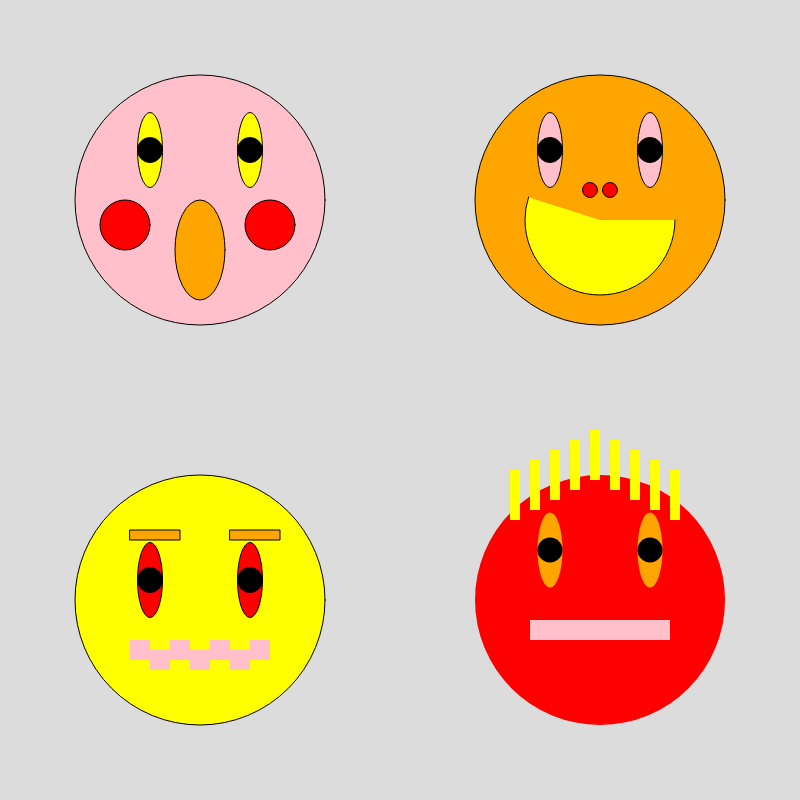
Frame 1 (no input)
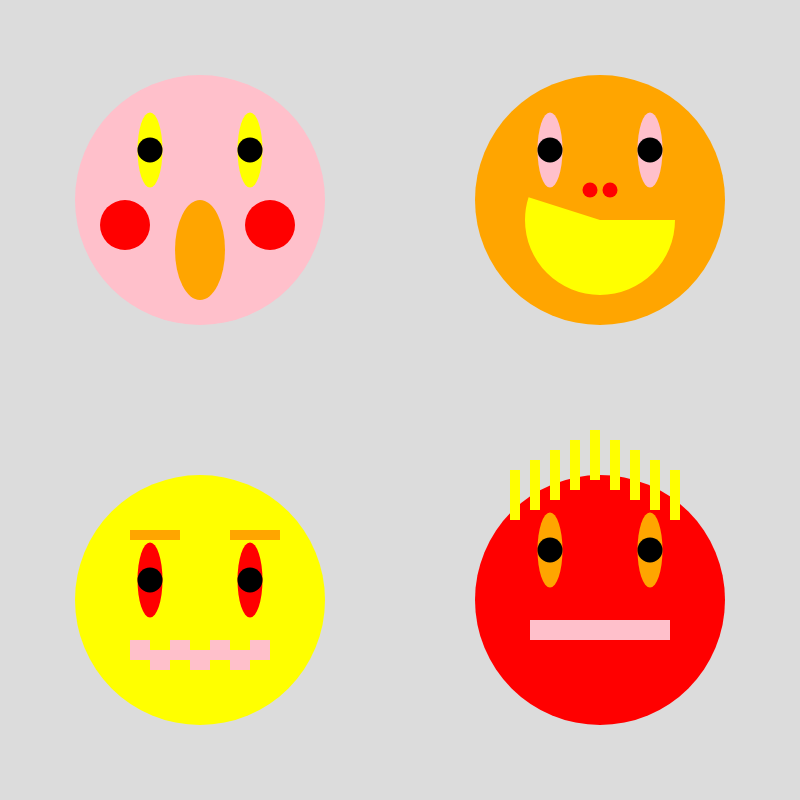
Frame 60 (no input)
Frame 120 (the mouse pressed at the canvas centre since frame 60): identical to frame 60, image omitted

The p5.js sketch that drew these frames (run headless with seeded random() and noise() and a simulated clock; from frame 60 on, the mouse is pressed at the canvas centre):

// p5.js sketch
// ── sketch.js
function setup() {
  createCanvas(800, 800);
}

function draw() {
  background(220);

//face1
//base face
  fill("pink");
  ellipse(200,200,250,250);

//eyes
fill("yellow")
ellipse(150,150,25,75);
ellipse(250,150,25,75);

//pupils
fill("black")
ellipse(150,150,25,25);
ellipse(250,150,25,25);

//mouth
fill("orange")
ellipse(200,250,50,100);

//blush
fill("red")
ellipse(125,225,50,50);
ellipse(270,225,50,50);



//face2
//base face
fill("orange");
  ellipse(600,200,250,250);

//eyes
fill("pink");
ellipse(550,150,25,75);
ellipse(650,150,25,75);

//pupils
fill("black")
ellipse(550,150,25,25);
ellipse(650,150,25,25);

//nose
fill("red");
ellipse(590,190,15,15);
ellipse(610,190,15,15);

//mouth
  fill("yellow");
  arc(600, 220, 150, 150, 0,60);



//face3
//base face
fill("yellow");
  ellipse(200,600,250,250);

//eyes
fill("red");
ellipse(150,580,25,75);
ellipse(250,580,25,75);

//pupils
fill("black");
ellipse(150,580,25,25);
ellipse(250,580,25,25);

//eyebrows
fill("orange");
rect(130,530,50,10);
rect(230,530,50,10);

//mouth
fill("pink");
noStroke();
rect(130,640, 20, 20)
rect(150,650, 20, 20)
rect(170,640, 20, 20)
rect(190,650, 20, 20)
rect(210,640, 20, 20)
rect(230,650, 20, 20)
rect(250,640, 20, 20)




//face4
//base face
fill("red");
  ellipse(600,600,250,250);

//eyes
fill("orange");
ellipse(550,550,25,75);
ellipse(650,550,25,75);

//pupils
fill("black")
ellipse(550,550,25,25);
ellipse(650,550,25,25);

//mouth
fill("pink");
rect(530,620,140,20);

//hair
fill("yellow");
rect(510,470,10,50);
rect(530,460,10,50)
rect(550,450,10,50);
rect(570,440,10,50);
rect(590,430,10,50)
rect(610,440,10,50);
rect(630,450,10,50);
rect(650,460,10,50)
rect(670,470,10,50);

}
